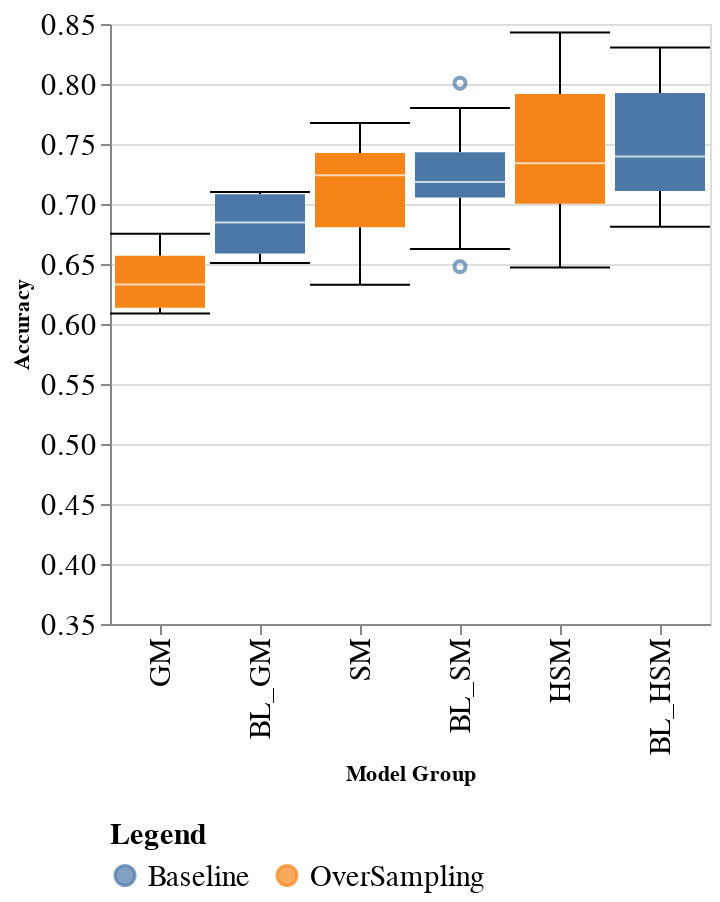
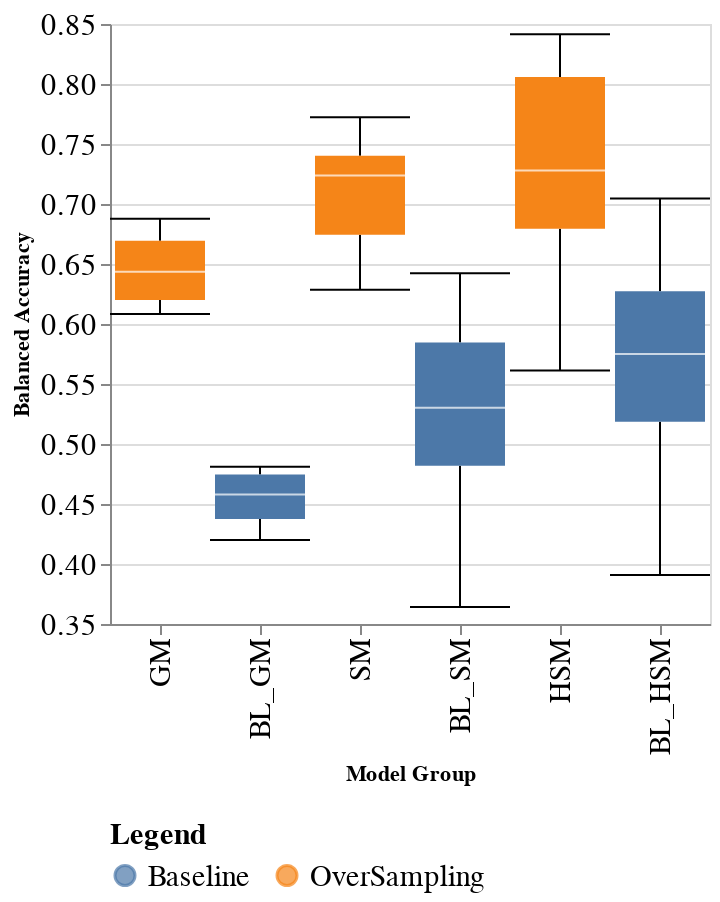

Notebook code for these charts, in order:
### Code cell
print_boxplots_for_baseline_vs_overSampling(domain=(0.35, 0.85), show_title=False, show_legend=True)

### Figure 1 — Vega-Lite specification as saved in the notebook (floating-point values rounded to 4 significant figures)
{"config": {"view": {"continuousWidth": 400, "continuousHeight": 300}, "axis": {"labelFontSize": 15}, "legend": {"columns": 2, "disable": false, "labelFontSize": 15, "orient": "bottom", "titleFontSize": 15}}, "data": {"name": "data-4f8b6b71fba86f047e609968240f88ca"}, "mark": {"type": "boxplot", "median": {"color": "#ffffff"}, "outliers": true, "size": 45, "ticks": true}, "encoding": {"color": {"field": "conf_group_id", "title": "Legend", "type": "nominal"}, "x": {"field": "model_subset_type", "sort": ["GM", "BL_GM", "SM", "BL_SM", "HSM", "BL_HSM"], "title": "Model Group", "type": "nominal"}, "y": {"field": "Accuracy", "scale": {"domain": [0.35, 0.85]}, "title": "Accuracy", "type": "quantitative"}}, "height": 300, "title": "", "width": 300, "$schema": "https://vega.github.io/schema/vega-lite/v4.17.0.json", "datasets": {"data-4f8b6b71fba86f047e609968240f88ca": [{"Accuracy": 0.6151, "Accuracy_Balanced": 0.6239, "model_subset_type": "GM", "postfixed_model_subset_type": "GM_LF", "postfixed_annotation": "GM_P", "conf_group_id": "OverSampling"}, {"Accuracy": 0.6088, "Accuracy_Balanced": 0.6084, "model_subset_type": "GM", "postfixed_model_subset_type": "GM_EF", "postfixed_annotation": "GM_P", "conf_group_id": "OverSampling"}, {"Accuracy": 0.6752, "Accuracy_Balanced": 0.6878, "model_subset_type": "GM", "postfixed_model_subset_type": "GM_LF", "postfixed_annotation": "GM_S", "conf_group_id": "OverSampling"}, {"Accuracy": 0.6507, "Accuracy_Balanced": 0.6633, "model_subset_type": "GM", "postfixed_model_subset_type": "GM_EF", "postfixed_annotation": "GM_S", "conf_group_id": "OverSampling"}, {"Accuracy": 0.6508, "Accuracy_Balanced": 0.4432, "model_subset_type": "BL_GM", "postfixed_model_subset_type": "GM_LF", "postfixed_annotation": "GM_P", "conf_group_id": "Baseline"}, {"Accuracy": 0.6615, "Accuracy_Balanced": 0.481, "model_subset_type": "BL_GM", "postfixed_model_subset_type": "GM_EF", "postfixed_annotation": "GM_P", "conf_group_id": "Baseline"}, {"Accuracy": 0.7076, "Accuracy_Balanced": 0.4201, "model_subset_type": "BL_GM", "postfixed_model_subset_type": "GM_LF", "postfixed_annotation": "GM_S", "conf_group_id": "Baseline"}, {"Accuracy": 0.7099, "Accuracy_Balanced": 0.4725, "model_subset_type": "BL_GM", "postfixed_model_subset_type": "GM_EF", "postfixed_annotation": "GM_S", "conf_group_id": "Baseline"}, {"Accuracy": 0.6327, "Accuracy_Balanced": 0.6286, "model_subset_type": "SM", "postfixed_model_subset_type": "SM_EF", "postfixed_annotation": "SM_P", "conf_group_id": "OverSampling"}, {"Accuracy": 0.7134, "Accuracy_Balanced": 0.6794, "model_subset_type": "SM", "postfixed_model_subset_type": "SM_EF", "postfixed_annotation": "SM_P", "conf_group_id": "OverSampling"}, {"Accuracy": 0.676, "Accuracy_Balanced": 0.6577, "model_subset_type": "SM", "postfixed_model_subset_type": "SM_LF", "postfixed_annotation": "SM_P", "conf_group_id": "OverSampling"}, {"Accuracy": 0.7422, "Accuracy_Balanced": 0.7722, "model_subset_type": "SM", "postfixed_model_subset_type": "SM_LF", "postfixed_annotation": "SM_P", "conf_group_id": "OverSampling"}, {"Accuracy": 0.6685, "Accuracy_Balanced": 0.6565, "model_subset_type": "SM", "postfixed_model_subset_type": "SM_LF", "postfixed_annotation": "SM_P", "conf_group_id": "OverSampling"}, {"Accuracy": 0.6969, "Accuracy_Balanced": 0.7343, "model_subset_type": "SM", "postfixed_model_subset_type": "SM_EF", "postfixed_annotation": "SM_P", "conf_group_id": "OverSampling"}, {"Accuracy": 0.7302, "Accuracy_Balanced": 0.7092, "model_subset_type": "SM", "postfixed_model_subset_type": "SM_LF", "postfixed_annotation": "SM_P", "conf_group_id": "OverSampling"}, {"Accuracy": 0.6624, "Accuracy_Balanced": 0.6595, "model_subset_type": "SM", "postfixed_model_subset_type": "SM_EF", "postfixed_annotation": "SM_P", "conf_group_id": "OverSampling"}, {"Accuracy": 0.7265, "Accuracy_Balanced": 0.7279, "model_subset_type": "SM", "postfixed_model_subset_type": "SM_EF", "postfixed_annotation": "SM_S", "conf_group_id": "OverSampling"}, {"Accuracy": 0.7213, "Accuracy_Balanced": 0.7251, "model_subset_type": "SM", "postfixed_model_subset_type": "SM_LF", "postfixed_annotation": "SM_S", "conf_group_id": "OverSampling"}, {"Accuracy": 0.7489, "Accuracy_Balanced": 0.7636, "model_subset_type": "SM", "postfixed_model_subset_type": "SM_LF", "postfixed_annotation": "SM_S", "conf_group_id": "OverSampling"}, {"Accuracy": 0.7676, "Accuracy_Balanced": 0.7683, "model_subset_type": "SM", "postfixed_model_subset_type": "SM_LF", "postfixed_annotation": "SM_S", "conf_group_id": "OverSampling"}, {"Accuracy": 0.7437, "Accuracy_Balanced": 0.7224, "model_subset_type": "SM", "postfixed_model_subset_type": "SM_LF", "postfixed_annotation": "SM_S", "conf_group_id": "OverSampling"}, {"Accuracy": 0.7398, "Accuracy_Balanced": 0.758, "model_subset_type": "SM", "postfixed_model_subset_type": "SM_EF", "postfixed_annotation": "SM_S", "conf_group_id": "OverSampling"}, {"Accuracy": 0.6821, "Accuracy_Balanced": 0.6985, "model_subset_type": "SM", "postfixed_model_subset_type": "SM_EF", "postfixed_annotation": "SM_S", "conf_group_id": "OverSampling"}, {"Accuracy": 0.7437, "Accuracy_Balanced": 0.7339, "model_subset_type": "SM", "postfixed_model_subset_type": "SM_EF", "postfixed_annotation": "SM_S", "conf_group_id": "OverSampling"}, {"Accuracy": 0.7134, "Accuracy_Balanced": 0.4562, "model_subset_type": "BL_SM", "postfixed_model_subset_type": "SM_LF", "postfixed_annotation": "SM_P", "conf_group_id": "Baseline"}, {"Accuracy": 0.6478, "Accuracy_Balanced": 0.5171, "model_subset_type": "BL_SM", "postfixed_model_subset_type": "SM_LF", "postfixed_annotation": "SM_P", "conf_group_id": "Baseline"}, {"Accuracy": 0.7267, "Accuracy_Balanced": 0.6059, "model_subset_type": "BL_SM", "postfixed_model_subset_type": "SM_LF", "postfixed_annotation": "SM_P", "conf_group_id": "Baseline"}, {"Accuracy": 0.6816, "Accuracy_Balanced": 0.3642, "model_subset_type": "BL_SM", "postfixed_model_subset_type": "SM_LF", "postfixed_annotation": "SM_P", "conf_group_id": "Baseline"}, {"Accuracy": 0.7187, "Accuracy_Balanced": 0.5162, "model_subset_type": "BL_SM", "postfixed_model_subset_type": "SM_EF", "postfixed_annotation": "SM_P", "conf_group_id": "Baseline"}, {"Accuracy": 0.6788, "Accuracy_Balanced": 0.3948, "model_subset_type": "BL_SM", "postfixed_model_subset_type": "SM_EF", "postfixed_annotation": "SM_P", "conf_group_id": "Baseline"}, {"Accuracy": 0.7178, "Accuracy_Balanced": 0.6233, "model_subset_type": "BL_SM", "postfixed_model_subset_type": "SM_EF", "postfixed_annotation": "SM_P", "conf_group_id": "Baseline"}, {"Accuracy": 0.6624, "Accuracy_Balanced": 0.5459, "model_subset_type": "BL_SM", "postfixed_model_subset_type": "SM_EF", "postfixed_annotation": "SM_P", "conf_group_id": "Baseline"}, {"Accuracy": 0.7405, "Accuracy_Balanced": 0.5476, "model_subset_type": "BL_SM", "postfixed_model_subset_type": "SM_LF", "postfixed_annotation": "SM_S", "conf_group_id": "Baseline"}, {"Accuracy": 0.78, "Accuracy_Balanced": 0.4241, "model_subset_type": "BL_SM", "postfixed_model_subset_type": "SM_LF", "postfixed_annotation": "SM_S", "conf_group_id": "Baseline"}, {"Accuracy": 0.7509, "Accuracy_Balanced": 0.5826, "model_subset_type": "BL_SM", "postfixed_model_subset_type": "SM_LF", "postfixed_annotation": "SM_S", "conf_group_id": "Baseline"}, {"Accuracy": 0.7157, "Accuracy_Balanced": 0.4904, "model_subset_type": "BL_SM", "postfixed_model_subset_type": "SM_LF", "postfixed_annotation": "SM_S", "conf_group_id": "Baseline"}, {"Accuracy": 0.7616, "Accuracy_Balanced": 0.6422, "model_subset_type": "BL_SM", "postfixed_model_subset_type": "SM_EF", "postfixed_annotation": "SM_S", "conf_group_id": "Baseline"}, {"Accuracy": 0.7136, "Accuracy_Balanced": 0.537, "model_subset_type": "BL_SM", "postfixed_model_subset_type": "SM_EF", "postfixed_annotation": "SM_S", "conf_group_id": "Baseline"}, {"Accuracy": 0.7384, "Accuracy_Balanced": 0.5903, "model_subset_type": "BL_SM", "postfixed_model_subset_type": "SM_EF", "postfixed_annotation": "SM_S", "conf_group_id": "Baseline"}, {"Accuracy": 0.8007, "Accuracy_Balanced": 0.5236, "model_subset_type": "BL_SM", "postfixed_model_subset_type": "SM_EF", "postfixed_annotation": "SM_S", "conf_group_id": "Baseline"}, {"Accuracy": 0.7212, "Accuracy_Balanced": 0.741, "model_subset_type": "HSM", "postfixed_model_subset_type": "HSM_EF", "postfixed_annotation": "HSM_P", "conf_group_id": "OverSampling"}, {"Accuracy": 0.6804, "Accuracy_Balanced": 0.6758, "model_subset_type": "HSM", "postfixed_model_subset_type": "HSM_EF", "postfixed_annotation": "HSM_P", "conf_group_id": "OverSampling"}, {"Accuracy": 0.7323, "Accuracy_Balanced": 0.7104, "model_subset_type": "HSM", "postfixed_model_subset_type": "HSM_LF", "postfixed_annotation": "HSM_P", "conf_group_id": "OverSampling"}, {"Accuracy": 0.6942, "Accuracy_Balanced": 0.6755, "model_subset_type": "HSM", "postfixed_model_subset_type": "HSM_LF", "postfixed_annotation": "HSM_P", "conf_group_id": "OverSampling"}, {"Accuracy": 0.7125, "Accuracy_Balanced": 0.7377, "model_subset_type": "HSM", "postfixed_model_subset_type": "HSM_LF", "postfixed_annotation": "HSM_P", "conf_group_id": "OverSampling"}, {"Accuracy": 0.795, "Accuracy_Balanced": 0.8273, "model_subset_type": "HSM", "postfixed_model_subset_type": "HSM_EF", "postfixed_annotation": "HSM_P", "conf_group_id": "OverSampling"}, {"Accuracy": 0.6946, "Accuracy_Balanced": 0.7011, "model_subset_type": "HSM", "postfixed_model_subset_type": "HSM_LF", "postfixed_annotation": "HSM_P", "conf_group_id": "OverSampling"}, {"Accuracy": 0.7356, "Accuracy_Balanced": 0.7335, "model_subset_type": "HSM", "postfixed_model_subset_type": "HSM_LF", "postfixed_annotation": "HSM_P", "conf_group_id": "OverSampling"}, {"Accuracy": 0.8246, "Accuracy_Balanced": 0.8415, "model_subset_type": "HSM", "postfixed_model_subset_type": "HSM_LF", "postfixed_annotation": "HSM_P", "conf_group_id": "OverSampling"}, {"Accuracy": 0.6909, "Accuracy_Balanced": 0.678, "model_subset_type": "HSM", "postfixed_model_subset_type": "HSM_LF", "postfixed_annotation": "HSM_P", "conf_group_id": "OverSampling"}, {"Accuracy": 0.7144, "Accuracy_Balanced": 0.6799, "model_subset_type": "HSM", "postfixed_model_subset_type": "HSM_EF", "postfixed_annotation": "HSM_P", "conf_group_id": "OverSampling"}, {"Accuracy": 0.7043, "Accuracy_Balanced": 0.7093, "model_subset_type": "HSM", "postfixed_model_subset_type": "HSM_EF", "postfixed_annotation": "HSM_P", "conf_group_id": "OverSampling"}, {"Accuracy": 0.647, "Accuracy_Balanced": 0.6003, "model_subset_type": "HSM", "postfixed_model_subset_type": "HSM_EF", "postfixed_annotation": "HSM_P", "conf_group_id": "OverSampling"}, {"Accuracy": 0.6894, "Accuracy_Balanced": 0.6774, "model_subset_type": "HSM", "postfixed_model_subset_type": "HSM_EF", "postfixed_annotation": "HSM_P", "conf_group_id": "OverSampling"}, {"Accuracy": 0.7447, "Accuracy_Balanced": 0.7343, "model_subset_type": "HSM", "postfixed_model_subset_type": "HSM_EF", "postfixed_annotation": "HSM_S", "conf_group_id": "OverSampling"}, {"Accuracy": 0.843, "Accuracy_Balanced": 0.8283, "model_subset_type": "HSM", "postfixed_model_subset_type": "HSM_LF", "postfixed_annotation": "HSM_S", "conf_group_id": "OverSampling"}, {"Accuracy": 0.7135, "Accuracy_Balanced": 0.6547, "model_subset_type": "HSM", "postfixed_model_subset_type": "HSM_LF", "postfixed_annotation": "HSM_S", "conf_group_id": "OverSampling"}, {"Accuracy": 0.8105, "Accuracy_Balanced": 0.8215, "model_subset_type": "HSM", "postfixed_model_subset_type": "HSM_LF", "postfixed_annotation": "HSM_S", "conf_group_id": "OverSampling"}, {"Accuracy": 0.7597, "Accuracy_Balanced": 0.741, "model_subset_type": "HSM", "postfixed_model_subset_type": "HSM_EF", "postfixed_annotation": "HSM_S", "conf_group_id": "OverSampling"}, {"Accuracy": 0.7872, "Accuracy_Balanced": 0.7679, "model_subset_type": "HSM", "postfixed_model_subset_type": "HSM_LF", "postfixed_annotation": "HSM_S", "conf_group_id": "OverSampling"}, {"Accuracy": 0.7021, "Accuracy_Balanced": 0.7206, "model_subset_type": "HSM", "postfixed_model_subset_type": "HSM_LF", "postfixed_annotation": "HSM_S", "conf_group_id": "OverSampling"}, {"Accuracy": 0.8197, "Accuracy_Balanced": 0.8334, "model_subset_type": "HSM", "postfixed_model_subset_type": "HSM_LF", "postfixed_annotation": "HSM_S", "conf_group_id": "OverSampling"}, {"Accuracy": 0.6818, "Accuracy_Balanced": 0.5613, "model_subset_type": "HSM", "postfixed_model_subset_type": "HSM_EF", "postfixed_annotation": "HSM_S", "conf_group_id": "OverSampling"}, {"Accuracy": 0.7437, "Accuracy_Balanced": 0.7224, "model_subset_type": "HSM", "postfixed_model_subset_type": "HSM_LF", "postfixed_annotation": "HSM_S", "conf_group_id": "OverSampling"}, {"Accuracy": 0.8245, "Accuracy_Balanced": 0.8275, "model_subset_type": "HSM", "postfixed_model_subset_type": "HSM_EF", "postfixed_annotation": "HSM_S", "conf_group_id": "OverSampling"}, {"Accuracy": 0.7429, "Accuracy_Balanced": 0.7012, "model_subset_type": "HSM", "postfixed_model_subset_type": "HSM_EF", "postfixed_annotation": "HSM_S", "conf_group_id": "OverSampling"}, {"Accuracy": 0.7906, "Accuracy_Balanced": 0.805, "model_subset_type": "HSM", "postfixed_model_subset_type": "HSM_EF", "postfixed_annotation": "HSM_S", "conf_group_id": "OverSampling"}, {"Accuracy": 0.8203, "Accuracy_Balanced": 0.8085, "model_subset_type": "HSM", "postfixed_model_subset_type": "HSM_EF", "postfixed_annotation": "HSM_S", "conf_group_id": "OverSampling"}, {"Accuracy": 0.703, "Accuracy_Balanced": 0.5978, "model_subset_type": "BL_HSM", "postfixed_model_subset_type": "HSM_EF", "postfixed_annotation": "HSM_P", "conf_group_id": "Baseline"}, {"Accuracy": 0.7165, "Accuracy_Balanced": 0.5093, "model_subset_type": "BL_HSM", "postfixed_model_subset_type": "HSM_EF", "postfixed_annotation": "HSM_P", "conf_group_id": "Baseline"}, {"Accuracy": 0.6811, "Accuracy_Balanced": 0.576, "model_subset_type": "BL_HSM", "postfixed_model_subset_type": "HSM_EF", "postfixed_annotation": "HSM_P", "conf_group_id": "Baseline"}, {"Accuracy": 0.6978, "Accuracy_Balanced": 0.4514, "model_subset_type": "BL_HSM", "postfixed_model_subset_type": "HSM_EF", "postfixed_annotation": "HSM_P", "conf_group_id": "Baseline"}, {"Accuracy": 0.7281, "Accuracy_Balanced": 0.612, "model_subset_type": "BL_HSM", "postfixed_model_subset_type": "HSM_LF", "postfixed_annotation": "HSM_P", "conf_group_id": "Baseline"}, {"Accuracy": 0.7244, "Accuracy_Balanced": 0.4593, "model_subset_type": "BL_HSM", "postfixed_model_subset_type": "HSM_LF", "postfixed_annotation": "HSM_P", "conf_group_id": "Baseline"}, {"Accuracy": 0.6909, "Accuracy_Balanced": 0.3909, "model_subset_type": "BL_HSM", "postfixed_model_subset_type": "HSM_LF", "postfixed_annotation": "HSM_P", "conf_group_id": "Baseline"}, {"Accuracy": 0.8064, "Accuracy_Balanced": 0.669, "model_subset_type": "BL_HSM", "postfixed_model_subset_type": "HSM_LF", "postfixed_annotation": "HSM_P", "conf_group_id": "Baseline"}, {"Accuracy": 0.7386, "Accuracy_Balanced": 0.521, "model_subset_type": "BL_HSM", "postfixed_model_subset_type": "HSM_EF", "postfixed_annotation": "HSM_P", "conf_group_id": "Baseline"}, {"Accuracy": 0.7336, "Accuracy_Balanced": 0.6327, "model_subset_type": "BL_HSM", "postfixed_model_subset_type": "HSM_EF", "postfixed_annotation": "HSM_P", "conf_group_id": "Baseline"}, {"Accuracy": 0.7123, "Accuracy_Balanced": 0.4554, "model_subset_type": "BL_HSM", "postfixed_model_subset_type": "HSM_LF", "postfixed_annotation": "HSM_P", "conf_group_id": "Baseline"}, {"Accuracy": 0.6835, "Accuracy_Balanced": 0.5683, "model_subset_type": "BL_HSM", "postfixed_model_subset_type": "HSM_LF", "postfixed_annotation": "HSM_P", "conf_group_id": "Baseline"}, {"Accuracy": 0.8064, "Accuracy_Balanced": 0.6912, "model_subset_type": "BL_HSM", "postfixed_model_subset_type": "HSM_EF", "postfixed_annotation": "HSM_P", "conf_group_id": "Baseline"}, {"Accuracy": 0.7063, "Accuracy_Balanced": 0.5807, "model_subset_type": "BL_HSM", "postfixed_model_subset_type": "HSM_LF", "postfixed_annotation": "HSM_P", "conf_group_id": "Baseline"}, {"Accuracy": 0.7409, "Accuracy_Balanced": 0.5826, "model_subset_type": "BL_HSM", "postfixed_model_subset_type": "HSM_EF", "postfixed_annotation": "HSM_S", "conf_group_id": "Baseline"}, {"Accuracy": 0.7605, "Accuracy_Balanced": 0.64, "model_subset_type": "BL_HSM", "postfixed_model_subset_type": "HSM_EF", "postfixed_annotation": "HSM_S", "conf_group_id": "Baseline"}, {"Accuracy": 0.8305, "Accuracy_Balanced": 0.5678, "model_subset_type": "BL_HSM", "postfixed_model_subset_type": "HSM_EF", "postfixed_annotation": "HSM_S", "conf_group_id": "Baseline"}, {"Accuracy": 0.7039, "Accuracy_Balanced": 0.5381, "model_subset_type": "BL_HSM", "postfixed_model_subset_type": "HSM_EF", "postfixed_annotation": "HSM_S", "conf_group_id": "Baseline"}, {"Accuracy": 0.7534, "Accuracy_Balanced": 0.5824, "model_subset_type": "BL_HSM", "postfixed_model_subset_type": "HSM_LF", "postfixed_annotation": "HSM_S", "conf_group_id": "Baseline"}, {"Accuracy": 0.7877, "Accuracy_Balanced": 0.6254, "model_subset_type": "BL_HSM", "postfixed_model_subset_type": "HSM_LF", "postfixed_annotation": "HSM_S", "conf_group_id": "Baseline"}, {"Accuracy": 0.7245, "Accuracy_Balanced": 0.5321, "model_subset_type": "BL_HSM", "postfixed_model_subset_type": "HSM_LF", "postfixed_annotation": "HSM_S", "conf_group_id": "Baseline"}, {"Accuracy": 0.8146, "Accuracy_Balanced": 0.696, "model_subset_type": "BL_HSM", "postfixed_model_subset_type": "HSM_LF", "postfixed_annotation": "HSM_S", "conf_group_id": "Baseline"}, {"Accuracy": 0.7892, "Accuracy_Balanced": 0.6734, "model_subset_type": "BL_HSM", "postfixed_model_subset_type": "HSM_EF", "postfixed_annotation": "HSM_S", "conf_group_id": "Baseline"}, {"Accuracy": 0.8084, "Accuracy_Balanced": 0.574, "model_subset_type": "BL_HSM", "postfixed_model_subset_type": "HSM_EF", "postfixed_annotation": "HSM_S", "conf_group_id": "Baseline"}, {"Accuracy": 0.7405, "Accuracy_Balanced": 0.5476, "model_subset_type": "BL_HSM", "postfixed_model_subset_type": "HSM_LF", "postfixed_annotation": "HSM_S", "conf_group_id": "Baseline"}, {"Accuracy": 0.8149, "Accuracy_Balanced": 0.5109, "model_subset_type": "BL_HSM", "postfixed_model_subset_type": "HSM_LF", "postfixed_annotation": "HSM_S", "conf_group_id": "Baseline"}, {"Accuracy": 0.802, "Accuracy_Balanced": 0.7045, "model_subset_type": "BL_HSM", "postfixed_model_subset_type": "HSM_EF", "postfixed_annotation": "HSM_S", "conf_group_id": "Baseline"}, {"Accuracy": 0.7787, "Accuracy_Balanced": 0.4611, "model_subset_type": "BL_HSM", "postfixed_model_subset_type": "HSM_LF", "postfixed_annotation": "HSM_S", "conf_group_id": "Baseline"}]}}

### Figure 2 — Vega-Lite specification as saved in the notebook (floating-point values rounded to 4 significant figures)
{"config": {"view": {"continuousWidth": 400, "continuousHeight": 300}, "axis": {"labelFontSize": 15}, "legend": {"columns": 2, "disable": false, "labelFontSize": 15, "orient": "bottom", "titleFontSize": 15}}, "data": {"name": "data-4f8b6b71fba86f047e609968240f88ca"}, "mark": {"type": "boxplot", "median": {"color": "#ffffff"}, "outliers": true, "size": 45, "ticks": true}, "encoding": {"color": {"field": "conf_group_id", "title": "Legend", "type": "nominal"}, "x": {"field": "model_subset_type", "sort": ["GM", "BL_GM", "SM", "BL_SM", "HSM", "BL_HSM"], "title": "Model Group", "type": "nominal"}, "y": {"field": "Accuracy_Balanced", "scale": {"domain": [0.35, 0.85]}, "title": "Balanced Accuracy", "type": "quantitative"}}, "height": 300, "title": "", "width": 300, "$schema": "https://vega.github.io/schema/vega-lite/v4.17.0.json", "datasets": {"data-4f8b6b71fba86f047e609968240f88ca": [{"Accuracy": 0.6151, "Accuracy_Balanced": 0.6239, "model_subset_type": "GM", "postfixed_model_subset_type": "GM_LF", "postfixed_annotation": "GM_P", "conf_group_id": "OverSampling"}, {"Accuracy": 0.6088, "Accuracy_Balanced": 0.6084, "model_subset_type": "GM", "postfixed_model_subset_type": "GM_EF", "postfixed_annotation": "GM_P", "conf_group_id": "OverSampling"}, {"Accuracy": 0.6752, "Accuracy_Balanced": 0.6878, "model_subset_type": "GM", "postfixed_model_subset_type": "GM_LF", "postfixed_annotation": "GM_S", "conf_group_id": "OverSampling"}, {"Accuracy": 0.6507, "Accuracy_Balanced": 0.6633, "model_subset_type": "GM", "postfixed_model_subset_type": "GM_EF", "postfixed_annotation": "GM_S", "conf_group_id": "OverSampling"}, {"Accuracy": 0.6508, "Accuracy_Balanced": 0.4432, "model_subset_type": "BL_GM", "postfixed_model_subset_type": "GM_LF", "postfixed_annotation": "GM_P", "conf_group_id": "Baseline"}, {"Accuracy": 0.6615, "Accuracy_Balanced": 0.481, "model_subset_type": "BL_GM", "postfixed_model_subset_type": "GM_EF", "postfixed_annotation": "GM_P", "conf_group_id": "Baseline"}, {"Accuracy": 0.7076, "Accuracy_Balanced": 0.4201, "model_subset_type": "BL_GM", "postfixed_model_subset_type": "GM_LF", "postfixed_annotation": "GM_S", "conf_group_id": "Baseline"}, {"Accuracy": 0.7099, "Accuracy_Balanced": 0.4725, "model_subset_type": "BL_GM", "postfixed_model_subset_type": "GM_EF", "postfixed_annotation": "GM_S", "conf_group_id": "Baseline"}, {"Accuracy": 0.6327, "Accuracy_Balanced": 0.6286, "model_subset_type": "SM", "postfixed_model_subset_type": "SM_EF", "postfixed_annotation": "SM_P", "conf_group_id": "OverSampling"}, {"Accuracy": 0.7134, "Accuracy_Balanced": 0.6794, "model_subset_type": "SM", "postfixed_model_subset_type": "SM_EF", "postfixed_annotation": "SM_P", "conf_group_id": "OverSampling"}, {"Accuracy": 0.676, "Accuracy_Balanced": 0.6577, "model_subset_type": "SM", "postfixed_model_subset_type": "SM_LF", "postfixed_annotation": "SM_P", "conf_group_id": "OverSampling"}, {"Accuracy": 0.7422, "Accuracy_Balanced": 0.7722, "model_subset_type": "SM", "postfixed_model_subset_type": "SM_LF", "postfixed_annotation": "SM_P", "conf_group_id": "OverSampling"}, {"Accuracy": 0.6685, "Accuracy_Balanced": 0.6565, "model_subset_type": "SM", "postfixed_model_subset_type": "SM_LF", "postfixed_annotation": "SM_P", "conf_group_id": "OverSampling"}, {"Accuracy": 0.6969, "Accuracy_Balanced": 0.7343, "model_subset_type": "SM", "postfixed_model_subset_type": "SM_EF", "postfixed_annotation": "SM_P", "conf_group_id": "OverSampling"}, {"Accuracy": 0.7302, "Accuracy_Balanced": 0.7092, "model_subset_type": "SM", "postfixed_model_subset_type": "SM_LF", "postfixed_annotation": "SM_P", "conf_group_id": "OverSampling"}, {"Accuracy": 0.6624, "Accuracy_Balanced": 0.6595, "model_subset_type": "SM", "postfixed_model_subset_type": "SM_EF", "postfixed_annotation": "SM_P", "conf_group_id": "OverSampling"}, {"Accuracy": 0.7265, "Accuracy_Balanced": 0.7279, "model_subset_type": "SM", "postfixed_model_subset_type": "SM_EF", "postfixed_annotation": "SM_S", "conf_group_id": "OverSampling"}, {"Accuracy": 0.7213, "Accuracy_Balanced": 0.7251, "model_subset_type": "SM", "postfixed_model_subset_type": "SM_LF", "postfixed_annotation": "SM_S", "conf_group_id": "OverSampling"}, {"Accuracy": 0.7489, "Accuracy_Balanced": 0.7636, "model_subset_type": "SM", "postfixed_model_subset_type": "SM_LF", "postfixed_annotation": "SM_S", "conf_group_id": "OverSampling"}, {"Accuracy": 0.7676, "Accuracy_Balanced": 0.7683, "model_subset_type": "SM", "postfixed_model_subset_type": "SM_LF", "postfixed_annotation": "SM_S", "conf_group_id": "OverSampling"}, {"Accuracy": 0.7437, "Accuracy_Balanced": 0.7224, "model_subset_type": "SM", "postfixed_model_subset_type": "SM_LF", "postfixed_annotation": "SM_S", "conf_group_id": "OverSampling"}, {"Accuracy": 0.7398, "Accuracy_Balanced": 0.758, "model_subset_type": "SM", "postfixed_model_subset_type": "SM_EF", "postfixed_annotation": "SM_S", "conf_group_id": "OverSampling"}, {"Accuracy": 0.6821, "Accuracy_Balanced": 0.6985, "model_subset_type": "SM", "postfixed_model_subset_type": "SM_EF", "postfixed_annotation": "SM_S", "conf_group_id": "OverSampling"}, {"Accuracy": 0.7437, "Accuracy_Balanced": 0.7339, "model_subset_type": "SM", "postfixed_model_subset_type": "SM_EF", "postfixed_annotation": "SM_S", "conf_group_id": "OverSampling"}, {"Accuracy": 0.7134, "Accuracy_Balanced": 0.4562, "model_subset_type": "BL_SM", "postfixed_model_subset_type": "SM_LF", "postfixed_annotation": "SM_P", "conf_group_id": "Baseline"}, {"Accuracy": 0.6478, "Accuracy_Balanced": 0.5171, "model_subset_type": "BL_SM", "postfixed_model_subset_type": "SM_LF", "postfixed_annotation": "SM_P", "conf_group_id": "Baseline"}, {"Accuracy": 0.7267, "Accuracy_Balanced": 0.6059, "model_subset_type": "BL_SM", "postfixed_model_subset_type": "SM_LF", "postfixed_annotation": "SM_P", "conf_group_id": "Baseline"}, {"Accuracy": 0.6816, "Accuracy_Balanced": 0.3642, "model_subset_type": "BL_SM", "postfixed_model_subset_type": "SM_LF", "postfixed_annotation": "SM_P", "conf_group_id": "Baseline"}, {"Accuracy": 0.7187, "Accuracy_Balanced": 0.5162, "model_subset_type": "BL_SM", "postfixed_model_subset_type": "SM_EF", "postfixed_annotation": "SM_P", "conf_group_id": "Baseline"}, {"Accuracy": 0.6788, "Accuracy_Balanced": 0.3948, "model_subset_type": "BL_SM", "postfixed_model_subset_type": "SM_EF", "postfixed_annotation": "SM_P", "conf_group_id": "Baseline"}, {"Accuracy": 0.7178, "Accuracy_Balanced": 0.6233, "model_subset_type": "BL_SM", "postfixed_model_subset_type": "SM_EF", "postfixed_annotation": "SM_P", "conf_group_id": "Baseline"}, {"Accuracy": 0.6624, "Accuracy_Balanced": 0.5459, "model_subset_type": "BL_SM", "postfixed_model_subset_type": "SM_EF", "postfixed_annotation": "SM_P", "conf_group_id": "Baseline"}, {"Accuracy": 0.7405, "Accuracy_Balanced": 0.5476, "model_subset_type": "BL_SM", "postfixed_model_subset_type": "SM_LF", "postfixed_annotation": "SM_S", "conf_group_id": "Baseline"}, {"Accuracy": 0.78, "Accuracy_Balanced": 0.4241, "model_subset_type": "BL_SM", "postfixed_model_subset_type": "SM_LF", "postfixed_annotation": "SM_S", "conf_group_id": "Baseline"}, {"Accuracy": 0.7509, "Accuracy_Balanced": 0.5826, "model_subset_type": "BL_SM", "postfixed_model_subset_type": "SM_LF", "postfixed_annotation": "SM_S", "conf_group_id": "Baseline"}, {"Accuracy": 0.7157, "Accuracy_Balanced": 0.4904, "model_subset_type": "BL_SM", "postfixed_model_subset_type": "SM_LF", "postfixed_annotation": "SM_S", "conf_group_id": "Baseline"}, {"Accuracy": 0.7616, "Accuracy_Balanced": 0.6422, "model_subset_type": "BL_SM", "postfixed_model_subset_type": "SM_EF", "postfixed_annotation": "SM_S", "conf_group_id": "Baseline"}, {"Accuracy": 0.7136, "Accuracy_Balanced": 0.537, "model_subset_type": "BL_SM", "postfixed_model_subset_type": "SM_EF", "postfixed_annotation": "SM_S", "conf_group_id": "Baseline"}, {"Accuracy": 0.7384, "Accuracy_Balanced": 0.5903, "model_subset_type": "BL_SM", "postfixed_model_subset_type": "SM_EF", "postfixed_annotation": "SM_S", "conf_group_id": "Baseline"}, {"Accuracy": 0.8007, "Accuracy_Balanced": 0.5236, "model_subset_type": "BL_SM", "postfixed_model_subset_type": "SM_EF", "postfixed_annotation": "SM_S", "conf_group_id": "Baseline"}, {"Accuracy": 0.7212, "Accuracy_Balanced": 0.741, "model_subset_type": "HSM", "postfixed_model_subset_type": "HSM_EF", "postfixed_annotation": "HSM_P", "conf_group_id": "OverSampling"}, {"Accuracy": 0.6804, "Accuracy_Balanced": 0.6758, "model_subset_type": "HSM", "postfixed_model_subset_type": "HSM_EF", "postfixed_annotation": "HSM_P", "conf_group_id": "OverSampling"}, {"Accuracy": 0.7323, "Accuracy_Balanced": 0.7104, "model_subset_type": "HSM", "postfixed_model_subset_type": "HSM_LF", "postfixed_annotation": "HSM_P", "conf_group_id": "OverSampling"}, {"Accuracy": 0.6942, "Accuracy_Balanced": 0.6755, "model_subset_type": "HSM", "postfixed_model_subset_type": "HSM_LF", "postfixed_annotation": "HSM_P", "conf_group_id": "OverSampling"}, {"Accuracy": 0.7125, "Accuracy_Balanced": 0.7377, "model_subset_type": "HSM", "postfixed_model_subset_type": "HSM_LF", "postfixed_annotation": "HSM_P", "conf_group_id": "OverSampling"}, {"Accuracy": 0.795, "Accuracy_Balanced": 0.8273, "model_subset_type": "HSM", "postfixed_model_subset_type": "HSM_EF", "postfixed_annotation": "HSM_P", "conf_group_id": "OverSampling"}, {"Accuracy": 0.6946, "Accuracy_Balanced": 0.7011, "model_subset_type": "HSM", "postfixed_model_subset_type": "HSM_LF", "postfixed_annotation": "HSM_P", "conf_group_id": "OverSampling"}, {"Accuracy": 0.7356, "Accuracy_Balanced": 0.7335, "model_subset_type": "HSM", "postfixed_model_subset_type": "HSM_LF", "postfixed_annotation": "HSM_P", "conf_group_id": "OverSampling"}, {"Accuracy": 0.8246, "Accuracy_Balanced": 0.8415, "model_subset_type": "HSM", "postfixed_model_subset_type": "HSM_LF", "postfixed_annotation": "HSM_P", "conf_group_id": "OverSampling"}, {"Accuracy": 0.6909, "Accuracy_Balanced": 0.678, "model_subset_type": "HSM", "postfixed_model_subset_type": "HSM_LF", "postfixed_annotation": "HSM_P", "conf_group_id": "OverSampling"}, {"Accuracy": 0.7144, "Accuracy_Balanced": 0.6799, "model_subset_type": "HSM", "postfixed_model_subset_type": "HSM_EF", "postfixed_annotation": "HSM_P", "conf_group_id": "OverSampling"}, {"Accuracy": 0.7043, "Accuracy_Balanced": 0.7093, "model_subset_type": "HSM", "postfixed_model_subset_type": "HSM_EF", "postfixed_annotation": "HSM_P", "conf_group_id": "OverSampling"}, {"Accuracy": 0.647, "Accuracy_Balanced": 0.6003, "model_subset_type": "HSM", "postfixed_model_subset_type": "HSM_EF", "postfixed_annotation": "HSM_P", "conf_group_id": "OverSampling"}, {"Accuracy": 0.6894, "Accuracy_Balanced": 0.6774, "model_subset_type": "HSM", "postfixed_model_subset_type": "HSM_EF", "postfixed_annotation": "HSM_P", "conf_group_id": "OverSampling"}, {"Accuracy": 0.7447, "Accuracy_Balanced": 0.7343, "model_subset_type": "HSM", "postfixed_model_subset_type": "HSM_EF", "postfixed_annotation": "HSM_S", "conf_group_id": "OverSampling"}, {"Accuracy": 0.843, "Accuracy_Balanced": 0.8283, "model_subset_type": "HSM", "postfixed_model_subset_type": "HSM_LF", "postfixed_annotation": "HSM_S", "conf_group_id": "OverSampling"}, {"Accuracy": 0.7135, "Accuracy_Balanced": 0.6547, "model_subset_type": "HSM", "postfixed_model_subset_type": "HSM_LF", "postfixed_annotation": "HSM_S", "conf_group_id": "OverSampling"}, {"Accuracy": 0.8105, "Accuracy_Balanced": 0.8215, "model_subset_type": "HSM", "postfixed_model_subset_type": "HSM_LF", "postfixed_annotation": "HSM_S", "conf_group_id": "OverSampling"}, {"Accuracy": 0.7597, "Accuracy_Balanced": 0.741, "model_subset_type": "HSM", "postfixed_model_subset_type": "HSM_EF", "postfixed_annotation": "HSM_S", "conf_group_id": "OverSampling"}, {"Accuracy": 0.7872, "Accuracy_Balanced": 0.7679, "model_subset_type": "HSM", "postfixed_model_subset_type": "HSM_LF", "postfixed_annotation": "HSM_S", "conf_group_id": "OverSampling"}, {"Accuracy": 0.7021, "Accuracy_Balanced": 0.7206, "model_subset_type": "HSM", "postfixed_model_subset_type": "HSM_LF", "postfixed_annotation": "HSM_S", "conf_group_id": "OverSampling"}, {"Accuracy": 0.8197, "Accuracy_Balanced": 0.8334, "model_subset_type": "HSM", "postfixed_model_subset_type": "HSM_LF", "postfixed_annotation": "HSM_S", "conf_group_id": "OverSampling"}, {"Accuracy": 0.6818, "Accuracy_Balanced": 0.5613, "model_subset_type": "HSM", "postfixed_model_subset_type": "HSM_EF", "postfixed_annotation": "HSM_S", "conf_group_id": "OverSampling"}, {"Accuracy": 0.7437, "Accuracy_Balanced": 0.7224, "model_subset_type": "HSM", "postfixed_model_subset_type": "HSM_LF", "postfixed_annotation": "HSM_S", "conf_group_id": "OverSampling"}, {"Accuracy": 0.8245, "Accuracy_Balanced": 0.8275, "model_subset_type": "HSM", "postfixed_model_subset_type": "HSM_EF", "postfixed_annotation": "HSM_S", "conf_group_id": "OverSampling"}, {"Accuracy": 0.7429, "Accuracy_Balanced": 0.7012, "model_subset_type": "HSM", "postfixed_model_subset_type": "HSM_EF", "postfixed_annotation": "HSM_S", "conf_group_id": "OverSampling"}, {"Accuracy": 0.7906, "Accuracy_Balanced": 0.805, "model_subset_type": "HSM", "postfixed_model_subset_type": "HSM_EF", "postfixed_annotation": "HSM_S", "conf_group_id": "OverSampling"}, {"Accuracy": 0.8203, "Accuracy_Balanced": 0.8085, "model_subset_type": "HSM", "postfixed_model_subset_type": "HSM_EF", "postfixed_annotation": "HSM_S", "conf_group_id": "OverSampling"}, {"Accuracy": 0.703, "Accuracy_Balanced": 0.5978, "model_subset_type": "BL_HSM", "postfixed_model_subset_type": "HSM_EF", "postfixed_annotation": "HSM_P", "conf_group_id": "Baseline"}, {"Accuracy": 0.7165, "Accuracy_Balanced": 0.5093, "model_subset_type": "BL_HSM", "postfixed_model_subset_type": "HSM_EF", "postfixed_annotation": "HSM_P", "conf_group_id": "Baseline"}, {"Accuracy": 0.6811, "Accuracy_Balanced": 0.576, "model_subset_type": "BL_HSM", "postfixed_model_subset_type": "HSM_EF", "postfixed_annotation": "HSM_P", "conf_group_id": "Baseline"}, {"Accuracy": 0.6978, "Accuracy_Balanced": 0.4514, "model_subset_type": "BL_HSM", "postfixed_model_subset_type": "HSM_EF", "postfixed_annotation": "HSM_P", "conf_group_id": "Baseline"}, {"Accuracy": 0.7281, "Accuracy_Balanced": 0.612, "model_subset_type": "BL_HSM", "postfixed_model_subset_type": "HSM_LF", "postfixed_annotation": "HSM_P", "conf_group_id": "Baseline"}, {"Accuracy": 0.7244, "Accuracy_Balanced": 0.4593, "model_subset_type": "BL_HSM", "postfixed_model_subset_type": "HSM_LF", "postfixed_annotation": "HSM_P", "conf_group_id": "Baseline"}, {"Accuracy": 0.6909, "Accuracy_Balanced": 0.3909, "model_subset_type": "BL_HSM", "postfixed_model_subset_type": "HSM_LF", "postfixed_annotation": "HSM_P", "conf_group_id": "Baseline"}, {"Accuracy": 0.8064, "Accuracy_Balanced": 0.669, "model_subset_type": "BL_HSM", "postfixed_model_subset_type": "HSM_LF", "postfixed_annotation": "HSM_P", "conf_group_id": "Baseline"}, {"Accuracy": 0.7386, "Accuracy_Balanced": 0.521, "model_subset_type": "BL_HSM", "postfixed_model_subset_type": "HSM_EF", "postfixed_annotation": "HSM_P", "conf_group_id": "Baseline"}, {"Accuracy": 0.7336, "Accuracy_Balanced": 0.6327, "model_subset_type": "BL_HSM", "postfixed_model_subset_type": "HSM_EF", "postfixed_annotation": "HSM_P", "conf_group_id": "Baseline"}, {"Accuracy": 0.7123, "Accuracy_Balanced": 0.4554, "model_subset_type": "BL_HSM", "postfixed_model_subset_type": "HSM_LF", "postfixed_annotation": "HSM_P", "conf_group_id": "Baseline"}, {"Accuracy": 0.6835, "Accuracy_Balanced": 0.5683, "model_subset_type": "BL_HSM", "postfixed_model_subset_type": "HSM_LF", "postfixed_annotation": "HSM_P", "conf_group_id": "Baseline"}, {"Accuracy": 0.8064, "Accuracy_Balanced": 0.6912, "model_subset_type": "BL_HSM", "postfixed_model_subset_type": "HSM_EF", "postfixed_annotation": "HSM_P", "conf_group_id": "Baseline"}, {"Accuracy": 0.7063, "Accuracy_Balanced": 0.5807, "model_subset_type": "BL_HSM", "postfixed_model_subset_type": "HSM_LF", "postfixed_annotation": "HSM_P", "conf_group_id": "Baseline"}, {"Accuracy": 0.7409, "Accuracy_Balanced": 0.5826, "model_subset_type": "BL_HSM", "postfixed_model_subset_type": "HSM_EF", "postfixed_annotation": "HSM_S", "conf_group_id": "Baseline"}, {"Accuracy": 0.7605, "Accuracy_Balanced": 0.64, "model_subset_type": "BL_HSM", "postfixed_model_subset_type": "HSM_EF", "postfixed_annotation": "HSM_S", "conf_group_id": "Baseline"}, {"Accuracy": 0.8305, "Accuracy_Balanced": 0.5678, "model_subset_type": "BL_HSM", "postfixed_model_subset_type": "HSM_EF", "postfixed_annotation": "HSM_S", "conf_group_id": "Baseline"}, {"Accuracy": 0.7039, "Accuracy_Balanced": 0.5381, "model_subset_type": "BL_HSM", "postfixed_model_subset_type": "HSM_EF", "postfixed_annotation": "HSM_S", "conf_group_id": "Baseline"}, {"Accuracy": 0.7534, "Accuracy_Balanced": 0.5824, "model_subset_type": "BL_HSM", "postfixed_model_subset_type": "HSM_LF", "postfixed_annotation": "HSM_S", "conf_group_id": "Baseline"}, {"Accuracy": 0.7877, "Accuracy_Balanced": 0.6254, "model_subset_type": "BL_HSM", "postfixed_model_subset_type": "HSM_LF", "postfixed_annotation": "HSM_S", "conf_group_id": "Baseline"}, {"Accuracy": 0.7245, "Accuracy_Balanced": 0.5321, "model_subset_type": "BL_HSM", "postfixed_model_subset_type": "HSM_LF", "postfixed_annotation": "HSM_S", "conf_group_id": "Baseline"}, {"Accuracy": 0.8146, "Accuracy_Balanced": 0.696, "model_subset_type": "BL_HSM", "postfixed_model_subset_type": "HSM_LF", "postfixed_annotation": "HSM_S", "conf_group_id": "Baseline"}, {"Accuracy": 0.7892, "Accuracy_Balanced": 0.6734, "model_subset_type": "BL_HSM", "postfixed_model_subset_type": "HSM_EF", "postfixed_annotation": "HSM_S", "conf_group_id": "Baseline"}, {"Accuracy": 0.8084, "Accuracy_Balanced": 0.574, "model_subset_type": "BL_HSM", "postfixed_model_subset_type": "HSM_EF", "postfixed_annotation": "HSM_S", "conf_group_id": "Baseline"}, {"Accuracy": 0.7405, "Accuracy_Balanced": 0.5476, "model_subset_type": "BL_HSM", "postfixed_model_subset_type": "HSM_LF", "postfixed_annotation": "HSM_S", "conf_group_id": "Baseline"}, {"Accuracy": 0.8149, "Accuracy_Balanced": 0.5109, "model_subset_type": "BL_HSM", "postfixed_model_subset_type": "HSM_LF", "postfixed_annotation": "HSM_S", "conf_group_id": "Baseline"}, {"Accuracy": 0.802, "Accuracy_Balanced": 0.7045, "model_subset_type": "BL_HSM", "postfixed_model_subset_type": "HSM_EF", "postfixed_annotation": "HSM_S", "conf_group_id": "Baseline"}, {"Accuracy": 0.7787, "Accuracy_Balanced": 0.4611, "model_subset_type": "BL_HSM", "postfixed_model_subset_type": "HSM_LF", "postfixed_annotation": "HSM_S", "conf_group_id": "Baseline"}]}}
